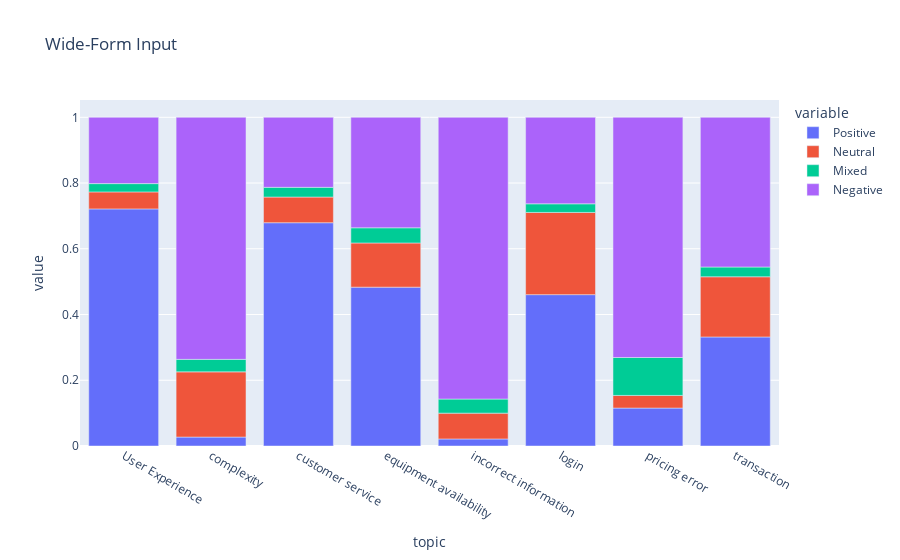

The notebook cell this image was saved under:
### Code cell
import plotly.express as px
fig = px.bar(topic_graph, x="topic", y=["Positive", "Neutral", "Mixed","Negative"], title="Wide-Form Input")
fig.show()

### Figure 1 — Plotly figure (JSON) as saved in the notebook; plotly's stock layout.template omitted (floating-point values rounded to 4 significant figures)
{"data": [{"alignmentgroup": "True", "hovertemplate": "variable=Positive<br>topic=%{x}<br>value=%{y}<extra></extra>", "legendgroup": "Positive", "marker": {"color": "#636efa", "pattern": {"shape": ""}}, "name": "Positive", "offsetgroup": "Positive", "orientation": "v", "showlegend": true, "textposition": "auto", "type": "bar", "x": ["User Experience", "complexity", "customer service", "equipment availability", "incorrect information", "login", "pricing error", "transaction"], "xaxis": "x", "y": [0.7213, 0.02717, 0.6793, 0.4832, 0.02143, 0.4605, 0.1154, 0.3317], "yaxis": "y"}, {"alignmentgroup": "True", "hovertemplate": "variable=Neutral<br>topic=%{x}<br>value=%{y}<extra></extra>", "legendgroup": "Neutral", "marker": {"color": "#EF553B", "pattern": {"shape": ""}}, "name": "Neutral", "offsetgroup": "Neutral", "orientation": "v", "showlegend": true, "textposition": "auto", "type": "bar", "x": ["User Experience", "complexity", "customer service", "equipment availability", "incorrect information", "login", "pricing error", "transaction"], "xaxis": "x", "y": [0.0517, 0.1984, 0.07806, 0.1345, 0.07857, 0.25, 0.03846, 0.1832], "yaxis": "y"}, {"alignmentgroup": "True", "hovertemplate": "variable=Mixed<br>topic=%{x}<br>value=%{y}<extra></extra>", "legendgroup": "Mixed", "marker": {"color": "#00cc96", "pattern": {"shape": ""}}, "name": "Mixed", "offsetgroup": "Mixed", "orientation": "v", "showlegend": true, "textposition": "auto", "type": "bar", "x": ["User Experience", "complexity", "customer service", "equipment availability", "incorrect information", "login", "pricing error", "transaction"], "xaxis": "x", "y": [0.02522, 0.03804, 0.02954, 0.04622, 0.04286, 0.02632, 0.1154, 0.0297], "yaxis": "y"}, {"alignmentgroup": "True", "hovertemplate": "variable=Negative<br>topic=%{x}<br>value=%{y}<extra></extra>", "legendgroup": "Negative", "marker": {"color": "#ab63fa", "pattern": {"shape": ""}}, "name": "Negative", "offsetgroup": "Negative", "orientation": "v", "showlegend": true, "textposition": "auto", "type": "bar", "x": ["User Experience", "complexity", "customer service", "equipment availability", "incorrect information", "login", "pricing error", "transaction"], "xaxis": "x", "y": [0.2018, 0.7364, 0.2131, 0.3361, 0.8571, 0.2632, 0.7308, 0.4554], "yaxis": "y"}], "layout": {"barmode": "relative", "legend": {"title": {"text": "variable"}, "tracegroupgap": 0}, "title": {"text": "Wide-Form Input"}, "xaxis": {"anchor": "y", "domain": [0, 1], "title": {"text": "topic"}}, "yaxis": {"anchor": "x", "domain": [0, 1], "title": {"text": "value"}}}}
